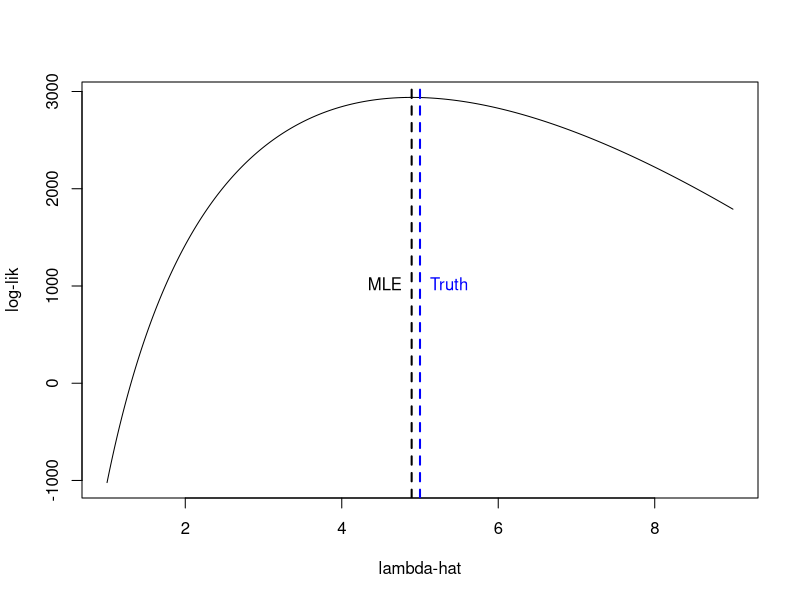
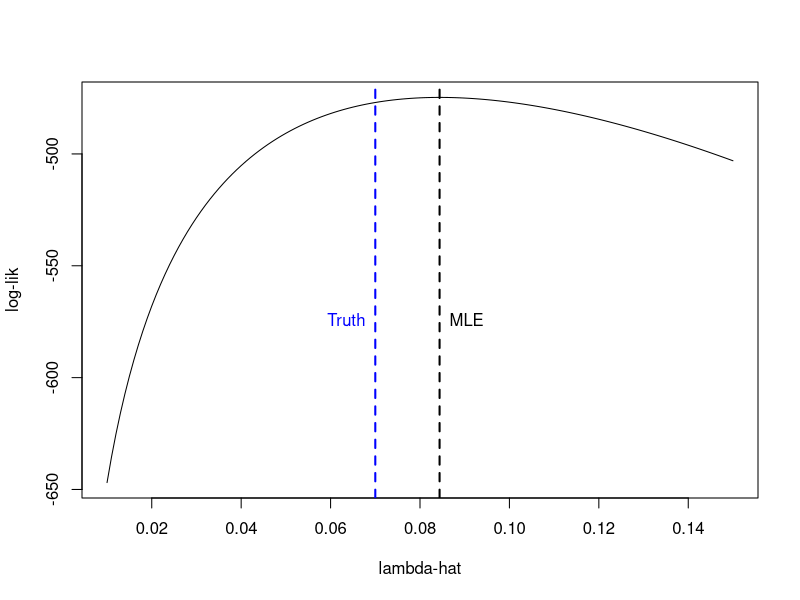

Write the R code that produced these figures, in order.
## ---- chunk 1
library(MASS)                                           
set.seed(1138)                                          
expsample <- rexp(n=5000,rate=5)                        
help(fitdistr) #for your reference
auto.sol <- fitdistr(x=expsample,densfun='exponential')           
man.sol <- 1/mean(expsample)                                     
c(auto.solution=auto.sol$estimate,
  manual.solution=man.sol)
## ---- chunk 2
xticks <- seq(1,9,0.01)
loglik <- sapply(xticks,function(z) sum(dexp(expsample,z,log=TRUE)))
plot(xticks,loglik,type='l',xlab='lambda-hat',ylab='log-lik',main=NA)
abline(v=c(man.sol,5),col=c('#000000','#0000ff'),lty=2,lwd=2)
text(x=c(man.sol,5),y=1000,pos=c(2,4),labels=c('MLE','Truth'),
     col=c('#000000','#0000ff'))
## ---- chunk 3
#| results: markup
set.seed(1139)                                          
hidden.data <- rpois(n=50000,lambda=.07)
table(hidden.data)                                     
observed.data <- hidden.data[hidden.data!=0]
table(observed.data)                                   

ll.trunc.pois <- function(lambda,x){                   
  sum(x)*log(lambda) - lambda*sum(1/factorial(x)) -    
    length(x)*log(1-exp(-1*lambda))}                   

help(optim) # for your reference
opt.sol <- optim(par=0.1,fn=ll.trunc.pois,             
  x=observed.data, control=list(fnscale=-1),           
  method='L-BFGS-B', lower=0.01,upper=0.5)             
opt.sol$par
## ---- chunk 4
xticks <- seq(0.01,0.15,0.001)
loglik <- sapply(xticks,ll.trunc.pois,x=observed.data)
plot(xticks,loglik,type='l',xlab='lambda-hat',ylab='log-lik',main=NA)
abline(v=c(opt.sol$par,0.07),col=c('#000000','#0000ff'),lty=2,lwd=2)
text(x=c(opt.sol$par,0.07),y=-575,pos=c(4,2),labels=c('MLE','Truth'),
     col=c('#000000','#0000ff'))
## ---- chunk 5
help(pbinom) # for your reference
(p.value <- 2*pbinom(q=4933,size=10000,prob=0.5))
p.value <= 0.1
## ---- chunk 6
2*pbinom(4933,10000,0.5)
pbinom(4933,10000,0.5) + pbinom(5066,10000,0.5,lower.tail=FALSE)
pbinom(4933,10000,0.5) + (1 - pbinom(5066,10000,0.5))
2*sum(dbinom(0:4933,10000,0.5))
1 - sum(dbinom(4934:5066,10000,0.5))
## ---- chunk 7
help(pexp) # for your reference
(p.value <- (1-pexp(18/12))*(1-pexp(30/12)))
p.value <= 0.05
## ---- chunk 8
(1-pexp(q=18/12,rate=1))*(1-pexp(q=30/12,rate=1))
1-pexp(q=48/12)
1-pexp(q=48,rate=1/12)
dpois(0,18/12)*dpois(0,30/12)
dpois(0,48/12)
## ---- chunk 9
help(choose) # for your reference
(p.value <- 1/choose(8,4))
p.value <= 0.05
## ---- chunk 10
help(binom.test)
binom.test(x=65,n=1000,alternative='two.sided',conf.level=0.90)

help(uniroot)
uniroot(function(z){pbinom(64,1000,z)-0.95},c(0.0,0.065),tol=1e-8)$root
uniroot(function(z){pbinom(65,1000,z)-0.05},c(0.065,0.1),tol=1e-8)$root
## ---- chunk 11
binom.test(x=89,n=500,alternative='less',conf.level=0.80)

uniroot(function(z){pbinom(89,500,z)-0.20},c(0.178,0.3),tol=1e-8)$root
## ---- chunk 12
help(ks.test)
x <- c(25.3, 25.1, 25.1, 25.5, 25.2,
       24.7, 24.8, 24.9, 24.8, 25.5)
ks.test(x,pnorm,mean=25.8,sd=0.4)
## ---- chunk 13
y <- c(25.4, 25.7, 26.2, 25.8, 25.6, 
       26.4, 25.4, 24.9, 26.0, 26.0)
ks.test(x,y)
ks.test(y,pnorm,mean=25.6,sd=0.3)
## ---- chunk 14
#| warning: FALSE
library(MASS)
y <- c(25.4, 25.7, 26.2, 25.8, 25.6, 
       26.4, 25.4, 24.9, 26.0, 26.0)

(cauchy.pars <- fitdistr(y,dcauchy,start=list(location=25,scale=0.5))$estimate)
ks.test(y,pcauchy,location=cauchy.pars[1],scale=cauchy.pars[2])

(normal.pars <- fitdistr(y,dnorm,start=list(mean=25,sd=0.5))$estimate)
ks.test(y,pnorm,mean=normal.pars[1],sd=normal.pars[2])
